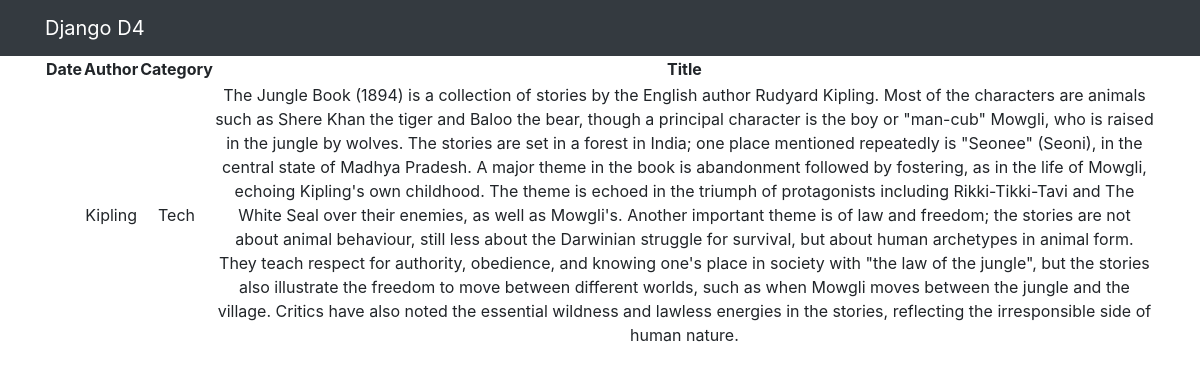
Screenshot of /news/1 with the database file from the repository.
### simpleapp/models.py (models this page shows, shortened)
class New(models.Model):
    author = models.CharField(
        max_length=200,
    )
    name = models.CharField(
        max_length=200,
        unique=True,
    )
    text = models.TextField()
    dateCreation = models.DateTimeField(auto_now_add=True)
    category = models.ForeignKey(
        to='Category',
        on_delete=models.CASCADE,
        related_name='news', # все продукты в категории будут доступны через поле products
    )

class Category(models.Model):
    name = models.CharField(max_length=100, unique=True)  # названия категорий тоже не должны повторяться

### simpleapp/views.py (the view)
# urls.py: path('<int:pk>', NewDetailView.as_view(), name='new_detail'),
class NewDetailView(DetailView):
    template_name = 'simpleapp/new_detail.html'
    queryset = New.objects.all()

### templates/simpleapp/new_detail.html (shortened to what this page needs)
{% extends 'flatpages/default.html' %} {% block title %} Product list {% endblock title %} {% block content %}
<table>
    <thead>
        <th>
            Date
        </th>
        <th>
            Author
        </th>
        <th>
            Category
        </th>
        <th>
            Title
        </th>
    </thead>
    <tr>
        <td>
        </td>
        <td>
            {{ new.author }}
        </td>
        <td>
            {{ new.category.name|title }}
        </td>
        <td>
            {{ new.text }}
        </td>
    </tr>
</table>
{% endblock content %}

### rows the page displays
New: author "Kipling", category.name "Tech", text "The Jungle Book (1894) is a collection of stories by the English author Rudyard Kipling. Most of the characters are animals such as Shere Khan the tiger and Baloo the bear, though a principal character is the boy or \"man-cub\" Mowgli, who is raised in the jungle by wolves. The stories are set in a forest in India; one place mentioned repeatedly is \"Seonee\" (Seoni), in the central state of Madhya Pradesh. A major theme in the book is abandonment followed by fostering, as in the life of Mowgli, echoing Kipling's own childhood. The theme is echoed in the triumph of protagonists including Rikki-Tikki-Tavi and The White Seal over their enemies, as well as Mowgli's. Another important theme is of…"
